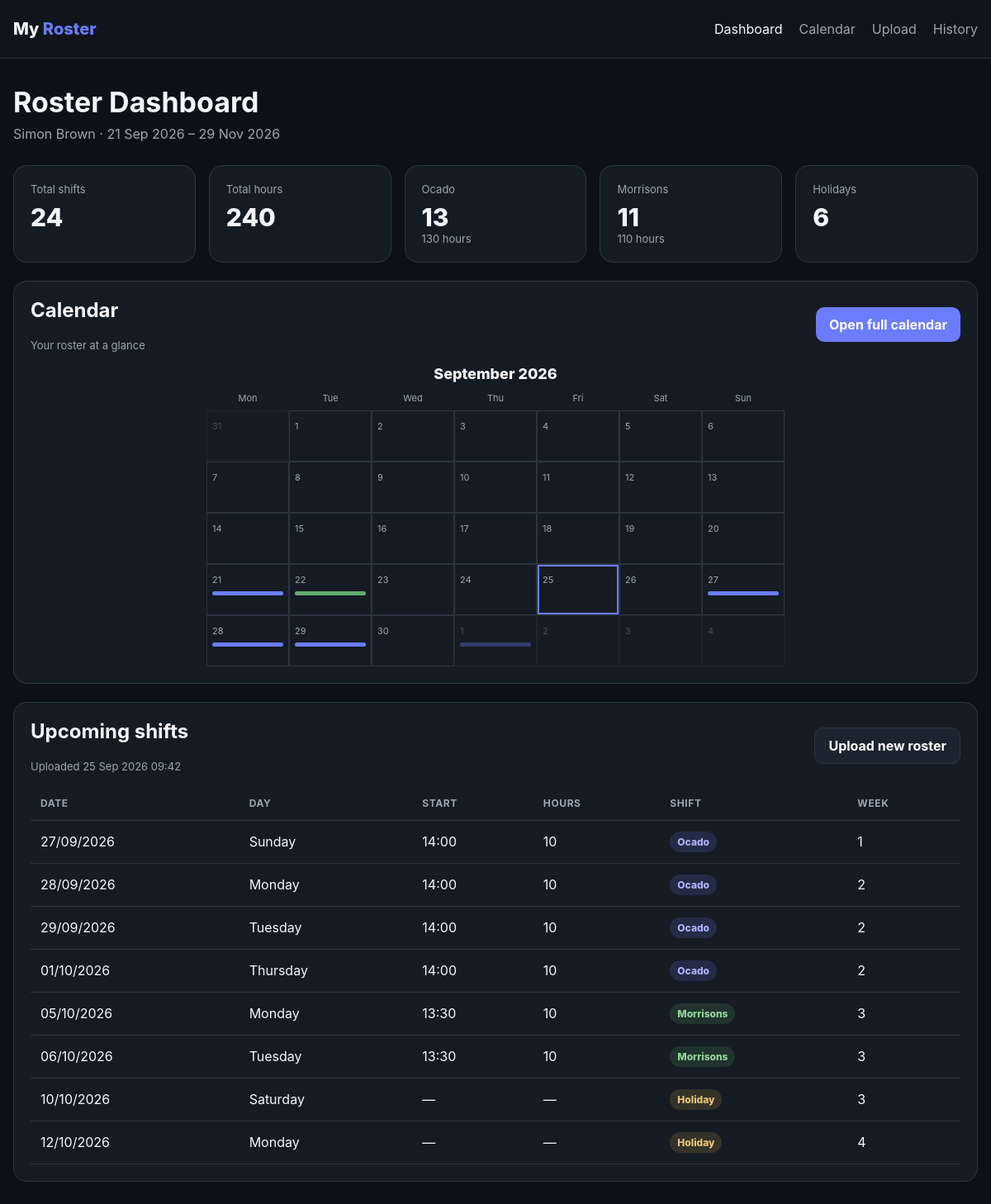
Before: / with the older database file.
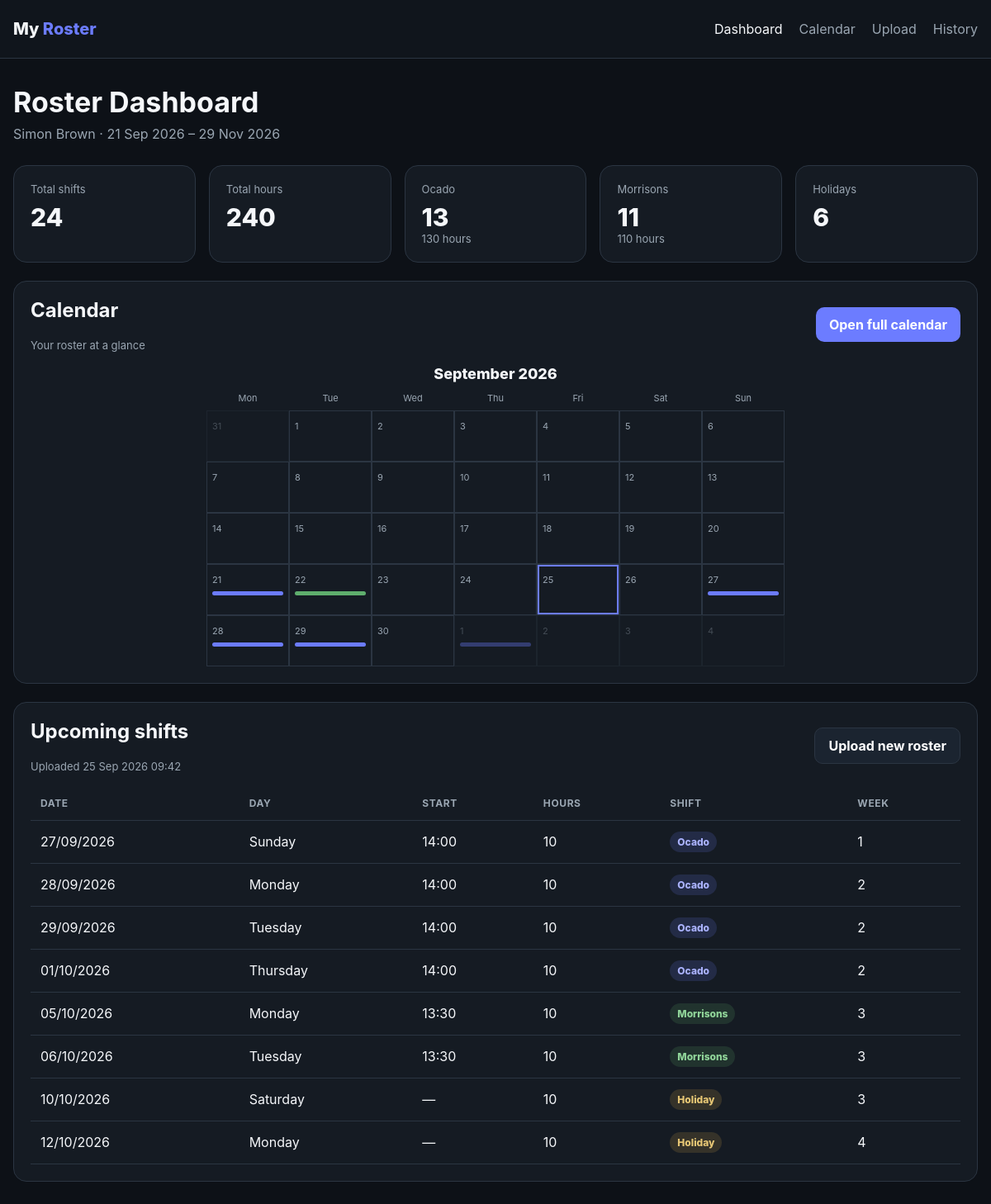
After: the same page with the newer database file.
### app.py (models this page shows, shortened)
class Roster(db.Model):
    id = db.Column(db.Integer, primary_key=True)
    filename = db.Column(db.String(255), nullable=False)
    uploaded_at = db.Column(db.DateTime, default=datetime.utcnow, nullable=False)
    period_start = db.Column(db.Date, nullable=True)
    period_end = db.Column(db.Date, nullable=True)
    employee = db.Column(db.String(120), nullable=True)
    employee_number = db.Column(db.String(50), nullable=True)
    active = db.Column(db.Boolean, default=True, nullable=False)
    shifts = db.relationship(
        "Shift", backref="roster", cascade="all, delete-orphan",
        lazy=True, order_by="Shift.shift_date"
    )

class Shift(db.Model):
    id = db.Column(db.Integer, primary_key=True)
    roster_id = db.Column(db.Integer, db.ForeignKey("roster.id"), nullable=False)
    shift_date = db.Column(db.Date, nullable=False)
    day_name = db.Column(db.String(15), nullable=False)
    start_time = db.Column(db.String(5), nullable=True)
    hours = db.Column(db.Float, default=10.0, nullable=False)
    employer = db.Column(db.String(30), nullable=False)  # Ocado / Morrisons / Holiday
    week_number = db.Column(db.Integer, nullable=False)
    pay_type = db.Column(db.String(20), nullable=False, default="normal")  # normal / holiday / overtime

### app.py (the view)
@app.route("/")
def dashboard():
    roster = Roster.query.filter_by(active=True).order_by(Roster.uploaded_at.desc()).first()
    if not roster:
        return render_template("dashboard.html", roster=None, shifts=[], stats={})
    shifts = Shift.query.filter_by(roster_id=roster.id).order_by(Shift.shift_date).all()
    worked = [s for s in shifts if s.employer != "Holiday"]
    today = date.today()
    stats = {
        "total_shifts": len(worked),
        "total_hours": sum(s.hours for s in worked),
        "ocado_shifts": sum(s.employer == "Ocado" for s in worked),
        "ocado_hours": sum(s.hours for s in worked if s.employer == "Ocado"),
        "morrisons_shifts": sum(s.employer == "Morrisons" for s in worked),
        "morrisons_hours": sum(s.hours for s in worked if s.employer == "Morrisons"),
        "holidays": sum(s.employer == "Holiday" for s in shifts),
    }
    if roster.period_start <= today <= roster.period_end:
        preview_date = today
    else:
        preview_date = roster.period_start
    preview = build_calendar_data(shifts, preview_date.year, preview_date.month)
    upcoming = [s for s in shifts if s.shift_date >= today]
    upcoming_shifts = upcoming[:8]
    settings = load_settings()
    hourly_rate = settings.get("hourly_rate")
    holiday_rate = settings.get("holiday_rate", 13.66)
    overtime_rate = settings.get("overtime_rate", (hourly_rate * 1.5 if hourly_rate else 19.125))
    return render_template(
        "dashboard.html",
        roster=roster,
        shifts=shifts,
        stats=stats,
        upcoming_shifts=upcoming_shifts,
        preview_calendar_weeks=preview,
        preview_year=preview_date.year,
        preview_month=preview_date.month,
        preview_month_name=preview_date.strftime("%B"),
        weekdays=["Monday", "Tuesday", "Wednesday", "Thursday", "Friday", "Saturday", "Sunday"],
        hourly_rate=hourly_rate,
        money=money,
    )

### app.py (called while the page is built)
def build_calendar_data(shifts, year, month, holiday_requests=None):
    cal = pycalendar.Calendar(firstweekday=0)  # Monday
    weeks = []
    today = date.today()
    by_date = {}
    for shift in shifts:
        by_date.setdefault(shift.shift_date, []).append(shift)
    requests_by_date = {}
    for req in (holiday_requests or []):
        requests_by_date.setdefault(req.request_date, []).append(req)
    for week in cal.monthdatescalendar(year, month):
        cells = []
        for day_value in week:
            cells.append({
                "date": day_value,
                "in_month": day_value.month == month,
                "is_today": day_value == today,
                "events": by_date.get(day_value, []),
                "holiday_requests": requests_by_date.get(day_value, []),
            })
        weeks.append(cells)
    return weeks

### templates/dashboard.html (shortened to what this page needs)
<!doctype html>
<html lang="en">
<head><meta charset="utf-8"><meta name="viewport" content="width=device-width, initial-scale=1"><title>Roster Dashboard</title><link rel="stylesheet" href="{{ url_for('static', filename='style.css') }}"></head>
<body>
<nav><div class="container nav-inner"><div class="brand">My <span>Roster</span></div><div class="links"><a class="active" href="{{ url_for('dashboard') }}">Dashboard</a><a href="{{ url_for('calendar') }}">Calendar</a><a href="{{ url_for('upload_roster') }}">Upload</a><a href="{{ url_for('history') }}">History</a></div></div></nav>
<main><div class="container">
{% if not roster %}
<div class="card"><h1>No roster loaded</h1><p class="subtitle">Upload your first roster PDF to get started.</p><a class="btn" href="{{ url_for('upload_roster') }}">Upload roster</a></div>
{% else %}
<h1>Roster Dashboard</h1>
<div class="subtitle">{{ roster.employee or "Employee" }} · {{ roster.period_start.strftime('%d %b %Y') }} – {{ roster.period_end.strftime('%d %b %Y') }}</div>
<div class="grid stats">
<div class="card"><div class="label">Total shifts</div><div class="stat-value">{{ stats.total_shifts }}</div></div>
<div class="card"><div class="label">Total hours</div><div class="stat-value">{{ "%.0f"|format(stats.total_hours) }}</div></div>
<div class="card"><div class="label">Ocado</div><div class="stat-value">{{ stats.ocado_shifts }}</div><div class="label">{{ "%.0f"|format(stats.ocado_hours) }} hours</div></div>
<div class="card"><div class="label">Morrisons</div><div class="stat-value">{{ stats.morrisons_shifts }}</div><div class="label">{{ "%.0f"|format(stats.morrisons_hours) }} hours</div></div>
<div class="card"><div class="label">Holidays</div><div class="stat-value">{{ stats.holidays }}</div></div>
</div>
<div class="card calendar-preview">
  <div class="section-heading"><div><h2>Calendar</h2><div class="label">Your roster at a glance</div></div><a class="btn" href="{{ url_for('calendar') }}">Open full calendar</a></div>
  <div class="mini-calendar">
    <div class="mini-calendar-title">{{ preview_month_name }} {{ preview_year }}</div>
    <div class="mini-weekdays">{% for day in weekdays %}<span>{{ day[:3] }}</span>{% endfor %}</div>
    <div class="mini-grid">
      {% for week in preview_calendar_weeks %}{% for cell in week %}<div class="mini-day {% if not cell.in_month %}outside-month{% endif %} {% if cell.is_today %}today{% endif %}"><span>{{ cell.date.day }}</span>{% for event in cell.events %}<i class="mini-event {{ event.employer|lower }}"></i>{% endfor %}</div>{% endfor %}{% endfor %}
    </div>
  </div>
</div>
<div class="card" style="margin-top:22px">
<div class="section-heading"><div><h2>Upcoming shifts</h2><div class="label">Uploaded {{ roster.uploaded_at.strftime('%d %b %Y %H:%M') }}</div></div><a class="btn secondary" href="{{ url_for('upload_roster') }}">Upload new roster</a></div>
<table><thead><tr><th>Date</th><th>Day</th><th>Start</th><th>Hours</th><th>Shift</th><th>Week</th></tr></thead><tbody>
{% for s in upcoming_shifts %}
<tr><td>{{ s.shift_date.strftime('%d/%m/%Y') }}</td><td>{{ s.day_name }}</td><td>{{ s.start_time or '—' }}</td><td>{{ "%.0f"|format(s.hours) if s.hours else '—' }}</td><td><span class="badge {{ s.employer|lower }}">{{ s.employer }}</span></td><td>{{ s.week_number }}</td></tr>
{% else %}<tr><td colspan="6">No upcoming shifts in this roster.</td></tr>{% endfor %}
</tbody></table>
</div>
{% endif %}
</div></main>
</body></html>

### static/style.css (style rules this page uses)
* { box-sizing: border-box; }
:root { --bg: #0d1117; --panel: #151b23; --panel2: #1b2430; --border: #2b3542; --text: #f5f7fa; --muted: #9aa6b2; --ocado: #6c7cff; --morrisons: #5fae6d; --holiday: #d6a94c; }
body { margin:0; font-family:Inter,system-ui,-apple-system,BlinkMacSystemFont,"Segoe UI",sans-serif; background:var(--bg); color:var(--text); }
.container { width:min(1280px,calc(100% - 32px)); margin:0 auto; }
nav { border-bottom:1px solid var(--border); background:#10151c; position:sticky; top:0; z-index:10; }
.nav-inner { min-height:70px; display:flex; align-items:center; justify-content:space-between; gap:20px; }
.brand { font-weight:800; font-size:20px; }
.brand span { color:var(--ocado); }
nav a { color:var(--muted); text-decoration:none; margin-left:20px; }
nav a:hover, nav a.active { color:var(--text); }
main { padding:32px 0 60px; }
h1 { margin:0 0 8px; font-size:34px; }
h2 { margin-top:0; }
.subtitle { color:var(--muted); margin-bottom:28px; }
.grid { display:grid; gap:16px; }
.stats { grid-template-columns:repeat(5,1fr); }
.card { background:var(--panel); border:1px solid var(--border); border-radius:16px; padding:20px; }
.stat-value { font-size:30px; font-weight:800; margin-top:8px; }
.label { color:var(--muted); font-size:13px; }
.btn { display:inline-block; border:0; border-radius:10px; padding:11px 16px; background:var(--ocado); color:white; text-decoration:none; font-weight:700; cursor:pointer; }
.btn.secondary { background:var(--panel2); border:1px solid var(--border); }
table { width:100%; border-collapse:collapse; }
th,td { padding:13px 12px; border-bottom:1px solid var(--border); text-align:left; }
th { color:var(--muted); font-size:12px; text-transform:uppercase; letter-spacing:.05em; }
.badge { display:inline-flex; padding:5px 9px; border-radius:999px; font-size:12px; font-weight:800; }
.ocado { background:rgba(108,124,255,.16); color:#aab2ff; }
.morrisons { background:rgba(95,174,109,.16); color:#91d69a; }
.holiday { background:rgba(214,169,76,.16); color:#e7c775; }
.section-heading { display:flex; justify-content:space-between; align-items:center; gap:15px; margin-bottom:16px; }
.calendar-preview { margin-top:22px; }
.mini-calendar { max-width:700px; margin:auto; }
.mini-calendar-title { text-align:center; font-size:18px; font-weight:800; margin-bottom:12px; }
.mini-weekdays, .mini-grid { display:grid; grid-template-columns:repeat(7,1fr); }
.mini-weekdays span { text-align:center; color:var(--muted); font-size:11px; padding-bottom:8px; }
.mini-day { min-height:62px; border:1px solid var(--border); padding:6px; position:relative; }
.mini-day.outside-month { opacity:.35; }
.mini-day.today { box-shadow:inset 0 0 0 2px var(--ocado); }
.mini-day > span { font-size:11px; color:var(--muted); }
.mini-event { display:block; height:5px; border-radius:3px; margin-top:6px; }
.mini-event.ocado { background:var(--ocado); }
.mini-event.morrisons { background:var(--morrisons); }

Changed rows visible on the page:
changed Shift "Saturday": hours "—" → "10"
changed Shift (number 10 of 10 on the later page): hours "—" → "10"
